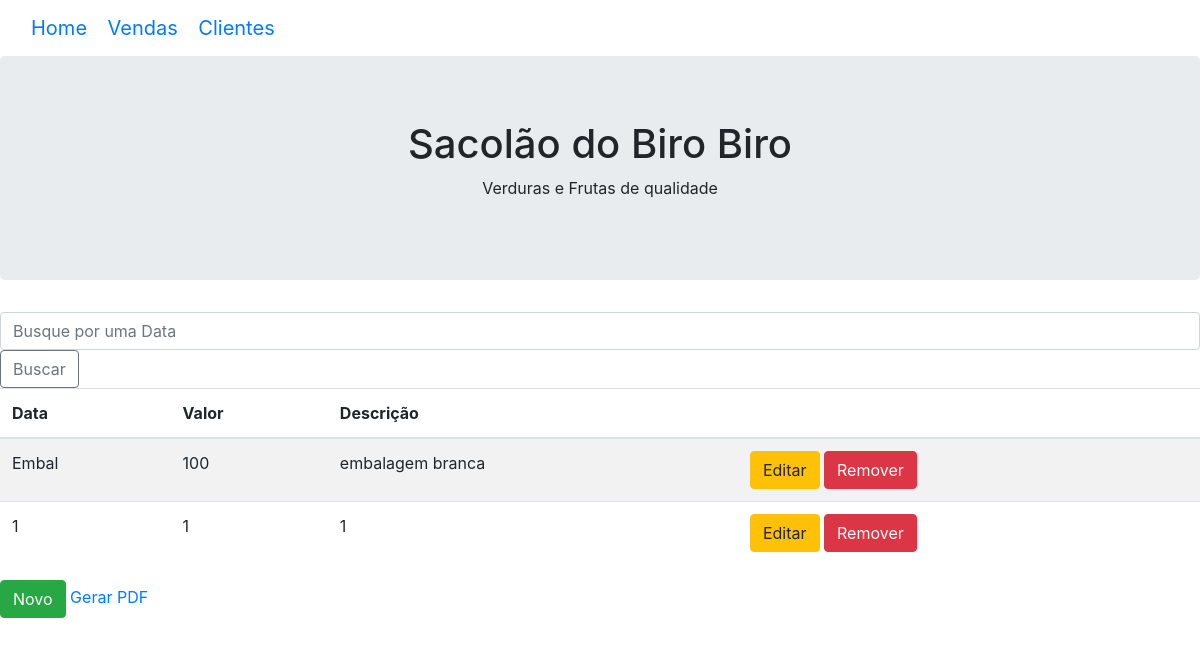
Before: /listagem/ with the older database file.
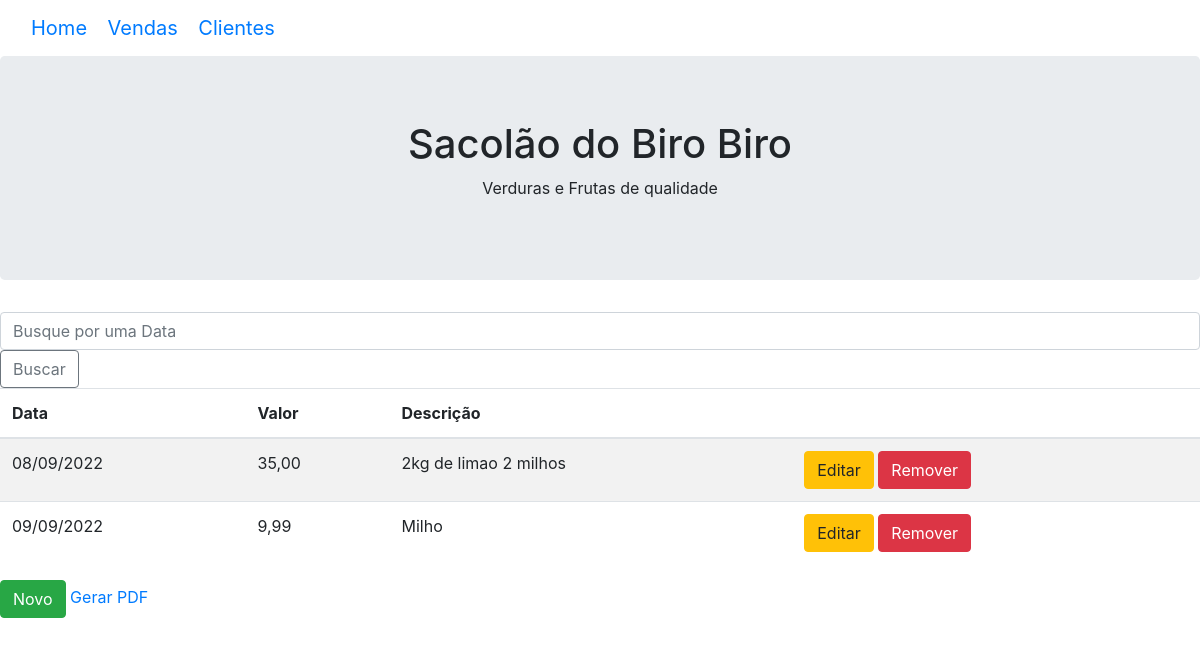
After: the same page with the newer database file.
### contas/models.py (models this page shows)
class Transacao(models.Model):
    descricao = models.CharField(max_length=200)
    valor = models.CharField(max_length=200)
    categoria = models.ForeignKey(Categoria, on_delete=models.CASCADE)
    observacoes = models.TextField()

### contas/views.py (the view)
# urls.py: path('listagem/', listagem, name='url_listagem'),
def listagem(request):
    if 'q' in request.GET:
        q = request.GET['q']
        data = Transacao.objects.filter(descricao__contains=q)
    else:
        data = Transacao.objects.all()
    context = {
        'data': data
    }
    return render(request, 'contas/listagem.html', context)

### contas/templates/contas/listagem.html (shortened to what this page needs)
{% extends 'base.html' %}
{% block content %}
            <table class="table table-striped">
                <thead>
                    <tr>
                        <th>Data</th>
                        <th>Valor</th>
                        <th>Descrição</th>
                        <th></th>
                    </tr>
                </thead>
                <tbody>
                    {% for data in data %}
                    <tr>
                        <td>{{ data.descricao }} </td>
                        <td>{{ data.valor }}</td>
                        <td>{{ data.observacoes}}</td>
                        <td><a class="btn btn-warning" href="{% url 'url_update' data.id %}">Editar</a>
                            <a class="btn btn-danger" href="{% url 'url_delete' data.id %}">Remover</a></td>
                    </tr>
                    {% endfor %}
                    <form class"form-inline">
                        <input class="form-control me-2" type="search" name="q" placeholder="Busque por uma Data">
                        <button class="btn btn-outline-secondary" type="submit">Buscar</button>
                    </form>
                </tbody>
            </table>
<a class="btn btn-success" href="{% url 'url_nova' %}">Novo</a>
<a class="" href="{% url 'url_pdf' %}"> Gerar PDF</a>
{% endblock %}

### contas/templates/base.html (shortened to what this page needs)
<!DOCTYPE html>
<html lang="en">
<head>
    <link rel="stylesheet" href="https://stackpath.bootstrapcdn.com/bootstrap/4.1.3/css/bootstrap.min.css">
</head>
<body>
    <nav class="navbar navbar-inverse">
        <div class="container-fluid">
          <div class="navbar-header">
            <a class="navbar-brand" href="/">Home</a>
            <a class="navbar-brand" href="{% url 'url_listagem' %}">Vendas</a>
            <a class="navbar-brand" href="{% url 'url_clientes' %}">Clientes</a>
          </div>
        </div>
      </nav>
      <div class="jumbotron">
        <div class="container text-center">
          <h1>Sacolão do Biro Biro</h1>
          <p>Verduras e Frutas de qualidade</p>
        </div>
      </div>
    {% block content %}
    {% endblock %}
</body>
</html>

### contas/templates/base.html (style rules this page uses)
.navbar { margin-bottom: 0; border-radius: 0; }

Changed rows visible on the page:
removed Transacao: descricao "Embal", valor "100", observacoes "embalagem branca"
removed Transacao: descricao "1", valor "1", observacoes "1"
added Transacao: descricao "08/09/2022", valor "35,00", observacoes "2kg de limao 2 milhos"
added Transacao: descricao "09/09/2022", valor "9,99", observacoes "Milho"
